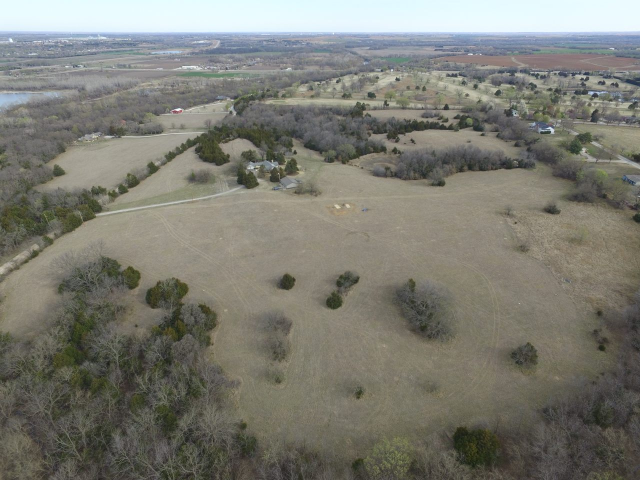
#> input picture Prometheus/subo_cam/Horizon_detection/img.jpg, 1280 x 960 px, given in place of the camera (shown at 1/2 size)
$ jupyter execute Suborbitals_horizon_detection.ipynb
#> lines starting #> are read from the running program, lines starting #| are printed output that depends on the picture; after the words box and inside, x2 and y2 are one past the last pixel; in counts of white or black regions, pixels touching at a corner belong together; long printed decimals are rounded
[cell 1]
# import libraries
import numpy as np
import matplotlib.pyplot as plt
import cv2
import time

# init
cap = cv2.VideoCapture(1)
threshold = 1500
is_first = 1

while(True):

    # read image
    ret, img = cap.read()
#> img is the input picture: shape (960, 1280, 3); mean B, G, R 113.6, 122.5, 122.9

    # get RGB channels
    blue, green, red = cv2.split(img)
    zeros = np.zeros(blue.shape, np.uint8)

    blueBGR = cv2.merge((zeros, zeros, blue))
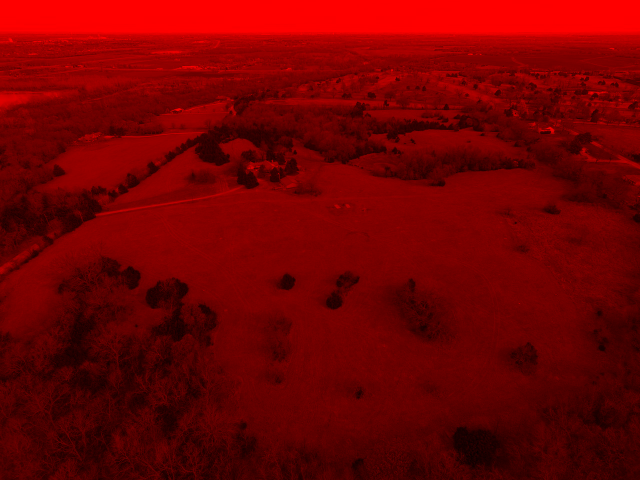
#> blueBGR: shape (960, 1280, 3) (shown at 1/2 size); mean of channels 0, 1, 2 0, 0, 113.6; drawn as B, G, R
    greenBGR = cv2.merge((zeros, green, zeros))
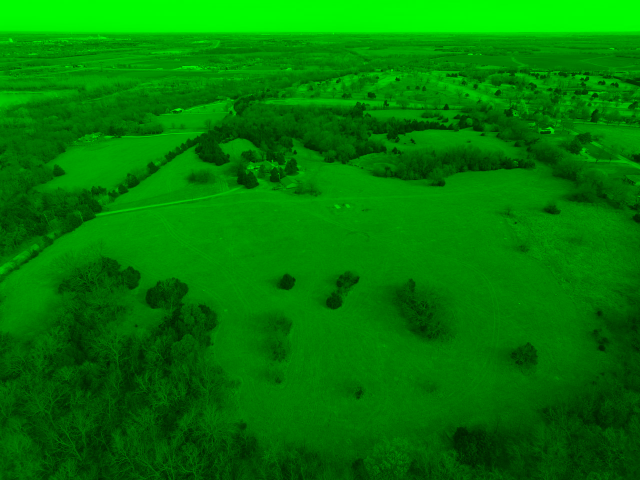
#> greenBGR: shape (960, 1280, 3) (shown at 1/2 size); mean of channels 0, 1, 2 0, 122.5, 0; drawn as B, G, R
    redBGR = cv2.merge((red, zeros, zeros))
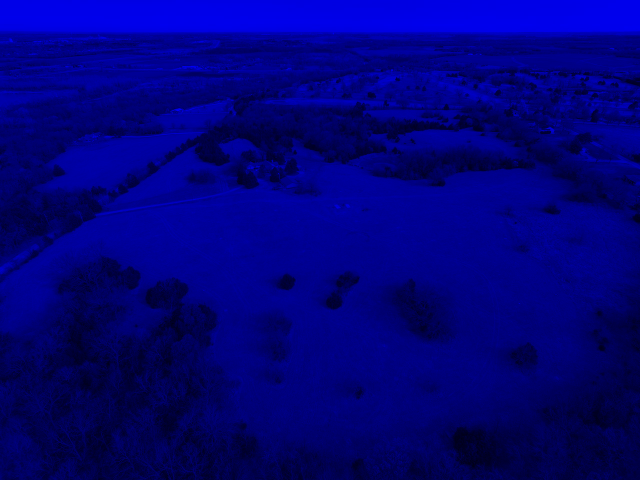
#> redBGR: shape (960, 1280, 3) (shown at 1/2 size); mean of channels 0, 1, 2 122.9, 0, 0; drawn as B, G, R

    # gaussian smoothing
    blueBGR_g = cv2.GaussianBlur(blueBGR, (5, 5), cv2.BORDER_DEFAULT)
    greenBGR_g = cv2.GaussianBlur(greenBGR, (5, 5), cv2.BORDER_DEFAULT)
    redBGR_g = cv2.GaussianBlur(redBGR, (5, 5), cv2.BORDER_DEFAULT)

    # edge detection (canny)
    blueBGR_c = cv2.Canny(blueBGR_g, 30, 40)
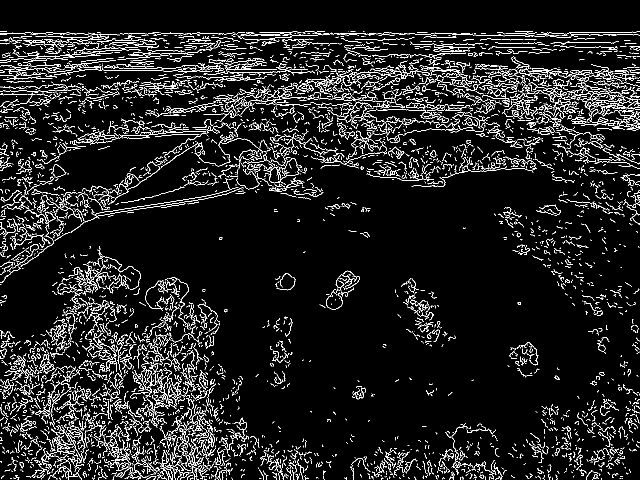
#> blueBGR_c: shape (960, 1280) (shown at 1/2 size); 7.8% white in thin lines or dots
    greenBGR_c = cv2.Canny(greenBGR_g, 30, 40)
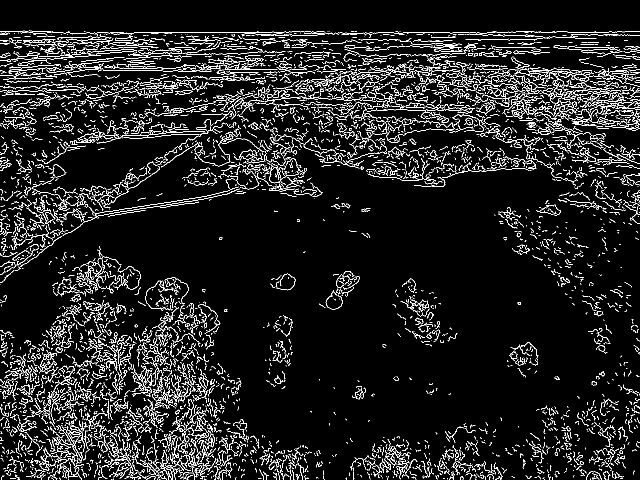
#> greenBGR_c: shape (960, 1280) (shown at 1/2 size); 8% white in thin lines or dots
    redBGR_c = cv2.Canny(redBGR_g, 30, 40)
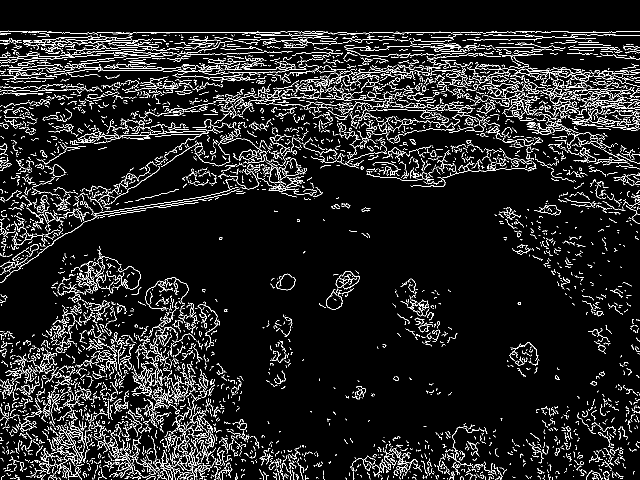
#> redBGR_c: shape (960, 1280) (shown at 1/2 size); 8.1% white in thin lines or dots

    # dilation
    blueBGR_d = cv2.dilate(blueBGR_c, np.ones((5, 5), np.uint8), iterations = 1)
#> blueBGR_d: shape (960, 1280); 39.4% white; 331 white regions, largest, box (x1, y1, x2, y2) and area: (0, 60, 1280, 572) 260584, (0, 490, 626, 960) 130916, (698, 845, 1016, 960) 12213
    greenBGR_d = cv2.dilate(greenBGR_c, np.ones((5, 5), np.uint8), iterations = 1)
#> greenBGR_d: shape (960, 1280); 40.4% white; 296 white regions, largest, box (x1, y1, x2, y2) and area: (0, 59, 1280, 571) 270592, (0, 490, 626, 960) 131559, (697, 871, 1015, 960) 13016
    redBGR_d = cv2.dilate(redBGR_c, np.ones((5, 5), np.uint8), iterations = 1)
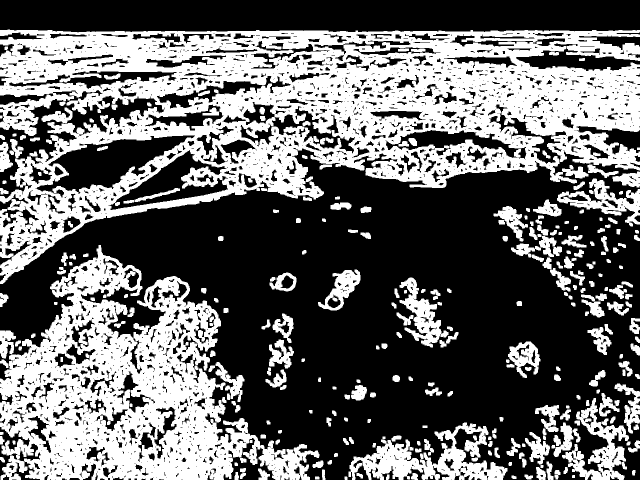
#> redBGR_d: shape (960, 1280) (shown at 1/2 size); 41% white; 292 white regions, largest, box (x1, y1, x2, y2) and area: (0, 59, 1280, 568) 277438, (0, 490, 639, 960) 132087, (697, 845, 1015, 960) 14981

    # combine edge detected channels
    img2 = cv2.merge((blueBGR_d, greenBGR_d, redBGR_d))
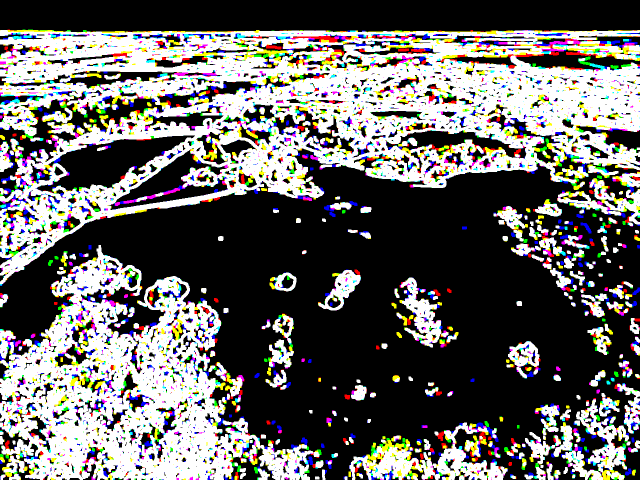
#> img2: shape (960, 1280, 3) (shown at 1/2 size); mean of channels 0, 1, 2 100.5, 103, 104.5; drawn as B, G, R

    # mask combined with the blue channel
    masked = cv2.bitwise_and(img2, img2, mask = blueBGR_c)
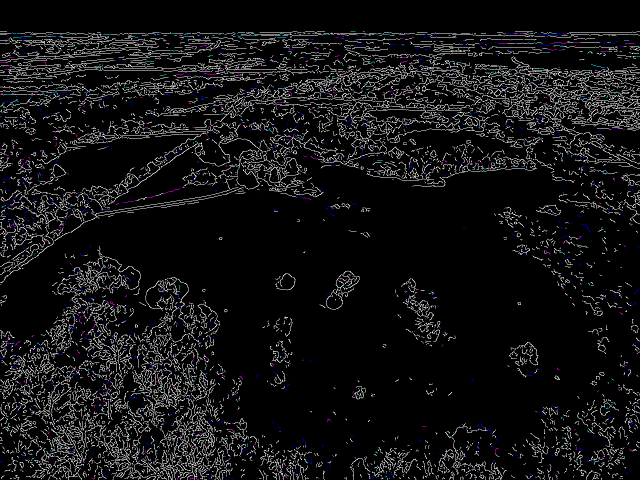
#> masked: shape (960, 1280, 3) (shown at 1/2 size); mean of channels 0, 1, 2 19.9, 18.8, 18.9; drawn as B, G, R

    # dilation again
    dilated = cv2.dilate(masked, np.ones((5, 5), np.uint8), iterations = 1)

    # Hough transform - grayscale before transformation
    gray = cv2.cvtColor(dilated, cv2.COLOR_BGR2GRAY)
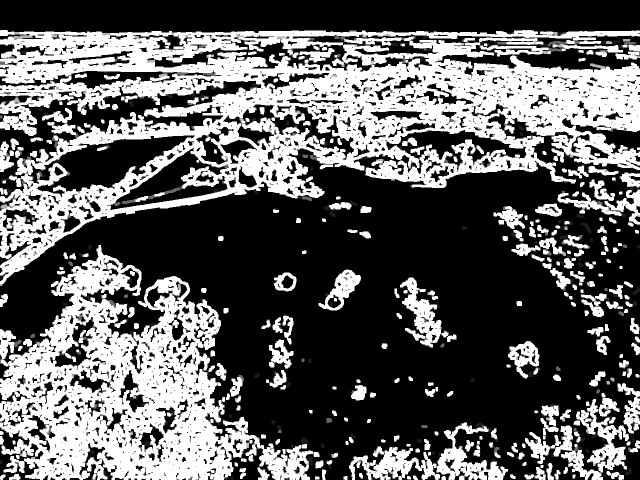
#> gray: shape (960, 1280) (shown at 1/2 size); min 0, max 255, mean 96.3

    # Hough transform
    for i in range(threshold, 0, -10):
        lines = cv2.HoughLines(gray, 1, np.pi/180, i)
        if lines is not None:
            if is_first == 1:
                threshold = i + 100 # threshold set from first image
                is_first = 0
            break
#> this loop made 25 passes
#> lines on pass 25: [[68, 1.57]]
#> after the loop, is_first = 0; threshold = 1360

    for i in range(0, len(lines)):
        rho = lines[i][0][0]
        theta = lines[i][0][1]
        a = np.cos(theta)
        b = np.sin(theta)
        x0 = a * rho
        y0 = b * rho
        pt1 = (int(x0 + 1000 * (-b)), int(y0 + 1000 * (a)))
        pt2 = (int(x0 - 1000 * (-b)), int(y0 - 1000 * (a)))
        cv2.line(img, pt1, pt2, (255, 0, 0), 3, cv2.LINE_AA)
#> this loop made 1 pass
#> (rho, theta, a, b, x0, y0, pt1, pt2) on pass 1: (68, 1.57, -4.37e-08, 1, -2.97e-06, 68, (-1000, 67), (999, 68))

    ang = (sum(lines)/len(lines))[0][1]*180/np.pi
#> ang = 90
    cv2.imshow("subo", img)
    print("Angle: ", ang)
#| Angle:  90.000

    c = cv2.waitKey(1)
#> (key Esc is pressed here)
    if c == 27:
        break

cv2.destroyAllWindows()
cap.release()
